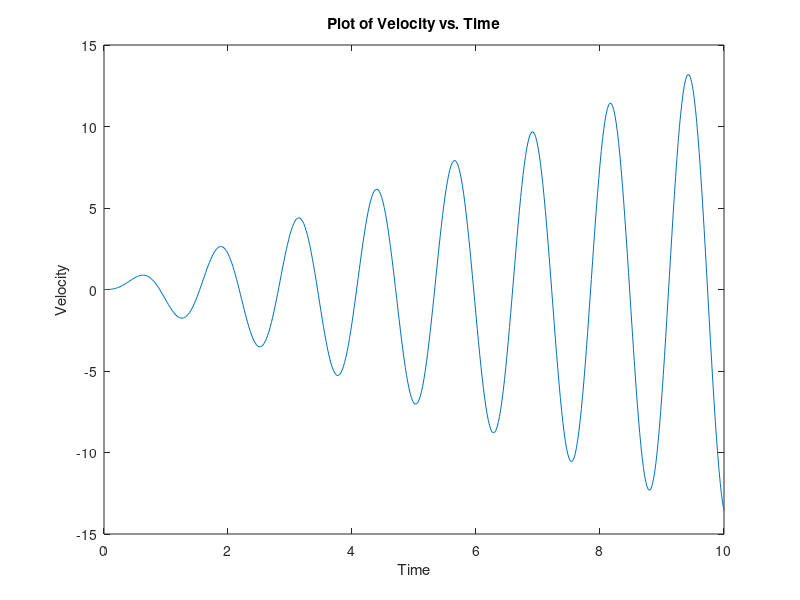

The MATLAB source for this figure:
%Accleration and velocity
%Create the function handle for the accelration

acc=@(t) 7*t.*sin(5*t);
count=1;
for t=0:0.02:10
    vel(count)=integral(acc,0,t);
    count=count+1;

end
%plot the velocity vs time
t=0:0.02:10;
plot(t,vel)
xlabel('Time')
ylabel('Velocity')
title('Plot of Velocity vs. Time')
